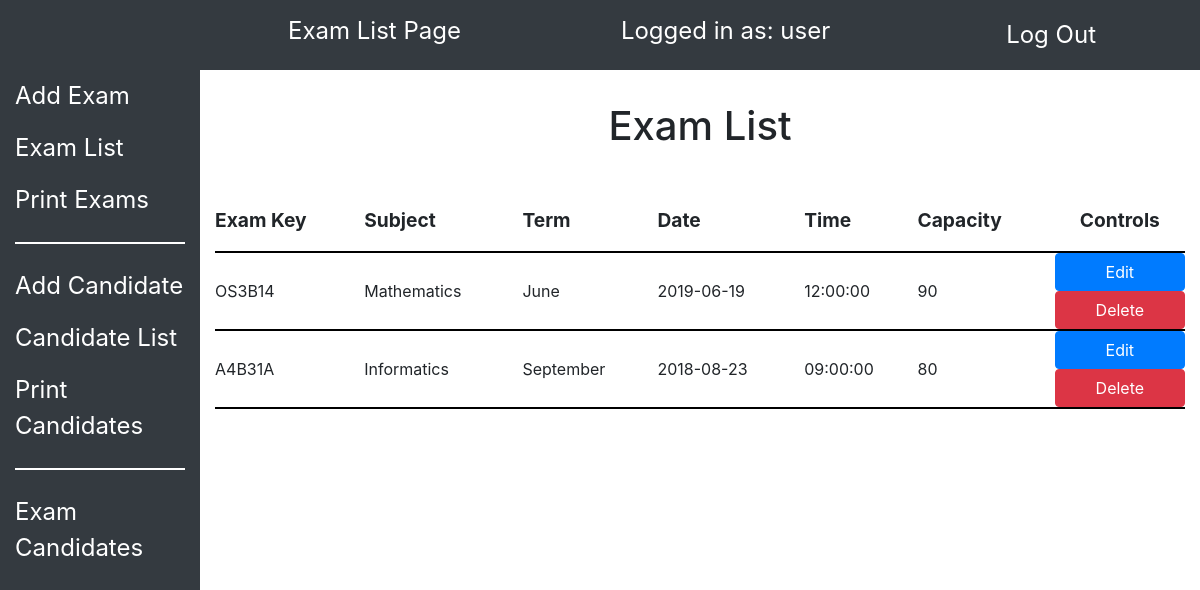
The app's page /exam-list-page.php (signed in) with its own data.
### tables this page shows
CREATE TABLE `Ispit` (
    IspitID int AUTO_INCREMENT NOT NULL PRIMARY KEY,
    IspitSifra varchar(6) NOT NULL UNIQUE,
    IspitPredmet varchar(30) NOT NULL,
    IspitRok varchar(30) NOT NULL,
    IspitDatum date NOT NULL,
    IspitVreme time NOT NULL,
    IspitKapacitet int NOT NULL
);

### DatabaseLayer/ConnectionClass.php (called while the page is built, shortened)
<?php
class Connection{
    public $FullNameDB;
    private $host;
    private $user;
    private $password;
    public function __construct($NewParametersLocation)
    {
        $this->parametersLocation = $NewParametersLocation;
    }
    public function LoadConnectionParameters($parametersLocation){
        $parametersFile = simplexml_load_file($parametersLocation) or die("Error. Parameters file not found!");
        $this->host = $parametersFile->host;
        $this->user = $parametersFile->user;
        $this->password = $parametersFile->password;
        $this->dbPrefix = $parametersFile->database_prefix;
        $this->dbName = $parametersFile->database_name;
        $this->FullNameDB = $this->dbPrefix . $this->dbName;
    }
    public function Connect()
    {
        $this->ConnectionToDB = mysqli_connect($this->host, $this->user, $this->password, $this->FullNameDB) or die("Error. Couldn't connect to database!");
    }
}
?>

### DataLayer/BaseClass.php (called while the page is built, shortened)
<?php
class BaseClass{
    public $openConnection;
    public $dbName;
    public $tableName;
    public function __construct($NewOpenConnection, $NewTableName)
    {
        $this->openConnection = $NewOpenConnection;
        $this->dbName = $NewOpenConnection->FullNameDB;
        $this->tableName = $NewTableName;
    }
    protected function ExecuteSelectQuery($Query)
    {
        $this->items = mysqli_query($this->openConnection->ConnectionToDB, $Query) or die("Error. Select Query Failed To Execute");
        $this->itemsCount = mysqli_num_rows($this->items);
    }
    protected function GetAll($OrderBy)
    {
        $GetAllSQL = "SELECT * FROM `" . $this->dbName . "`.`" . $this->tableName . "` ORDER BY " . $OrderBy . " ASC";
        $this->ExecuteSelectQuery($GetAllSQL);
    }
}
?>

### DataLayer/ExamClass.php (called while the page is built, shortened)
<?php
class Exam extends BaseClass{
    public function GetAllExams()
    {
        $this->GetAll("IspitID");
    }
}
?>

### exam-list-page.php (the view, shortened to what this page needs)
<?php
    include "Utility/utilityFunctions.php";
    require "DatabaseLayer/ConnectionClass.php";
    $ConnectionObject = new Connection("DatabaseLayer/ConnectionParameters.xml");
    $ConnectionObject->Connect();
    require "DataLayer/BaseClass.php";
    require "DataLayer/ExamClass.php";
    $ExamList = new Exam($ConnectionObject, "ispit");
    $ExamList->GetAllExams();
?>
<!DOCTYPE html>
<html lang="en">
<head>
    <link rel="stylesheet" href="Bootstrap/CSS/bootstrap.min.css">
    <link rel="stylesheet" href="Styles/style.css">
</head>
<body>
    <?php include "Includes/aside-outer.php"; ?>
    <?php include "Includes/navigation-outer.php"; ?>
    <section class="section-table offset-2 col-10">
        <h1 class="section-title">Exam List</h1>
        <?php if($ExamList->itemsCount == 0) {?>
            <h1 class="text-center">Sorry, no data to display</h1>
        <?php } else { ?>
            <table class="table-clients">
                <?php
                    PrintExamTableHeading();
                    foreach($ExamList->itemsArray as $Index => $Row){
                        echo "<tr>";
                        foreach($Row as $Column => $Value){
                            if($Column == 0){
                                continue;
                            }
                            PrintCellValue($Value);
                        }
                ?>
                    <td class="td-adminControls">
                        <form action="Pages/exam-edit-page.php" method="post">
                            <input class="btn btn-primary" type="submit" value="Edit">
                        </form>
                        <form action="LogicLayer/exam-delete.php" method="post">
                            <input class="btn btn-danger" type="submit" value="Delete">
                        </form>
                    </td>
                <?php
                        echo "</tr>";
                    }
                ?>
            </table>
        <?php }?>
    </section>
</body>
</html>

### Utility/utilityFunctions.php (shortened to what this page needs)
<?php
function PrintExamTableHeading(){
    echo "<tr>";
    echo "<th>Exam Key</th>";
    echo "<th>Subject</th>";
    echo "<th>Term</th>";
    echo "<th>Date</th>";
    echo "<th>Time</th>";
    echo "<th>Capacity</th>";
    echo "<th class=\"td-adminControls\">Controls</th>";
    echo "</tr>";
}
function PrintCellValue($Value){
    echo "<td>";
    echo $Value;
    echo "</td>";
}

### Styles/style.css (style rules this page uses)
:root { --font-size: 16px; --transition : .4s ease-in-out; }
* { margin: 0; padding: 0; box-sizing: border-box; }
body { font-size: var(--font-size) ; overflow-x: hidden; overflow-y: scroll; }
.section-table { overflow-x: auto; overflow-y: auto; }
.section-title { padding: 2rem 0; text-align: center; }
.table-clients { width: 100%; border-collapse: collapse; }
.table-clients tr { border-bottom: 2px solid black; }
.table-clients th { font-size: 1.2rem; }
.table-clients th, td { padding: 1rem 0; }
.td-adminControls { padding: 0; text-align: center; }
.td-adminControls form { width: 100%; margin-left: 0; }
.td-adminControls form .btn { width: 100%; }

### records on screen
ispit: IspitSifra "OS3B14", IspitPredmet "Mathematics", IspitRok "June", IspitDatum "2019-06-19", IspitVreme "12:00:00", IspitKapacitet "90"
ispit: IspitSifra "A4B31A", IspitPredmet "Informatics", IspitRok "September", IspitDatum "2018-08-23", IspitVreme "09:00:00", IspitKapacitet "80"

### other values on screen
$SiteTitle "Exam List Page"
$UserStatus "user"
